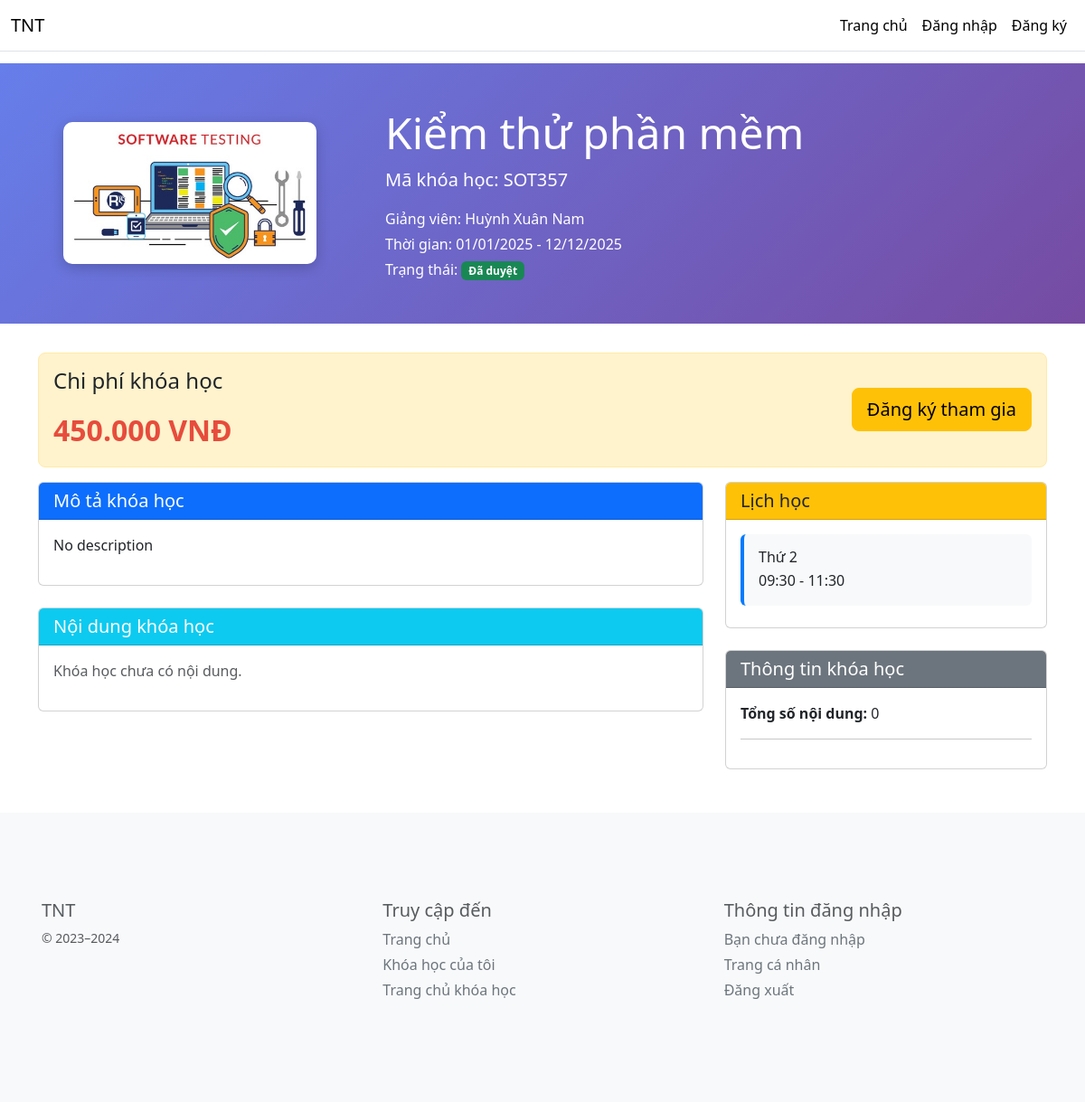
Page /course_preview.php?id=2 on the earlier database version.
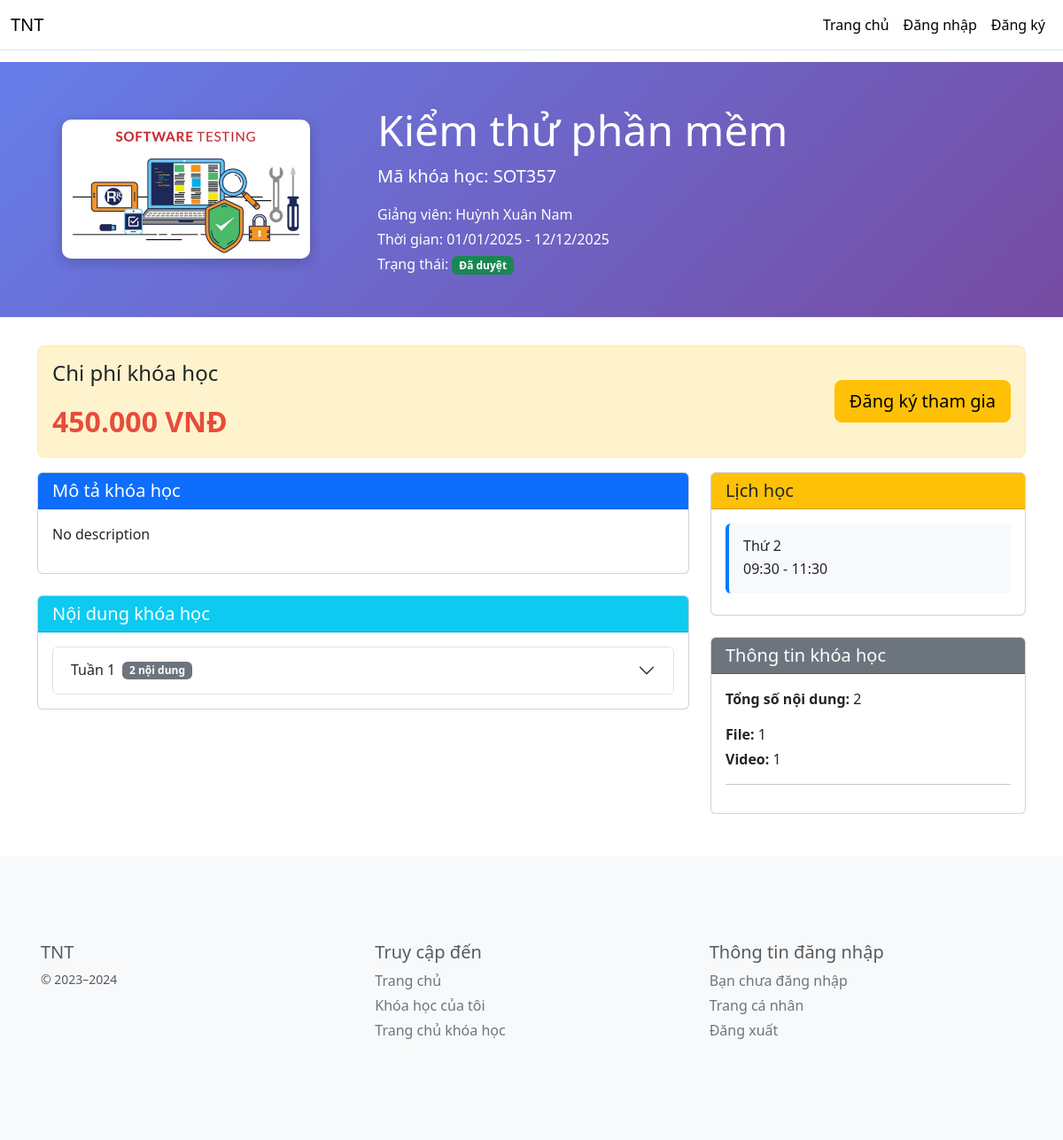
Same page on the later database version.
### tables this page shows
CREATE TABLE `course_schedule` (
  `course_schedule_id` int(11) NOT NULL,
  `course_id` int(11) NOT NULL,
  `day_of_week` varchar(1) NOT NULL,
  `start_time` time NOT NULL,
  `end_time` time NOT NULL
);

CREATE TABLE `topics` (
  `topic_id` int(11) NOT NULL,
  `title_topic` varchar(255) NOT NULL,
  `course_id` int(11) DEFAULT NULL,
  `description` text DEFAULT NULL,
  `created_by` int(11) DEFAULT NULL,
  `created_at` timestamp NOT NULL DEFAULT current_timestamp()
);

### course_preview.php (the view, shortened to what the changed rows need)
<?php
include('layout.php');
include_once('config/connect.php');
$course_id = intval($_GET['id']);
$course_sql = "SELECT c.*, u.full_name as teacher_name
               FROM course c
               LEFT JOIN user u ON c.teacher_id = u.user_id
               WHERE c.course_id = $course_id";
$course_result = mysqli_query($dbconnect, $course_sql);
$course = mysqli_fetch_assoc($course_result);
$schedule_sql = "SELECT * FROM course_schedule WHERE course_id = $course_id";
$schedule_result = mysqli_query($dbconnect, $schedule_sql);
$topics_sql = "SELECT ct.*,
               (SELECT COUNT(*) FROM course_contents cc WHERE cc.topic_id = ct.topic_id) as content_count
               FROM topics ct
               WHERE ct.course_id = $course_id
               ORDER BY ct.created_at";
$topics_result = mysqli_query($dbconnect, $topics_sql);
function getDayOfWeek($day) {
    $days = [
        '2' => 'Thứ 2',
        '3' => 'Thứ 3',
        '4' => 'Thứ 4',
        '5' => 'Thứ 5',
        '6' => 'Thứ 6',
        '7' => 'Thứ 7',
        '8' => 'Chủ nhật'
    ];
    return isset($days[$day]) ? $days[$day] : 'Không xác định';
}
?>
<!DOCTYPE html>
<html lang="vi">
<head>
</head>
<body>
    <div class="course-header">
        <div class="container">
            <div class="row align-items-center">
                <div class="col-md-8 course-info">
                    <h1 class="display-5"><?php echo $course['course_name']; ?></h1>
                </div>
            </div>
        </div>
    </div>
    <div class="container">
        <div class="row">
            <div class="col-md-8">
                <div class="card mb-4">
                    <div class="card-body">
                        <?php if (mysqli_num_rows($topics_result) > 0): ?>
                            <div class="accordion" id="courseAccordion">
                                <?php
                                $topic_index = 0;
                                while ($topic = mysqli_fetch_assoc($topics_result)):
                                    $topic_index++;
                                ?>
                                    <div class="accordion-item">
                                        <h2 class="accordion-header" id="heading<?php echo $topic_index; ?>">
                                            <button class="accordion-button collapsed" type="button"
                                                    data-bs-toggle="collapse"
                                                    data-bs-target="#collapse<?php echo $topic_index; ?>"
                                                    aria-expanded="false"
                                                    aria-controls="collapse<?php echo $topic_index; ?>">
                                                <?php echo $topic['title_topic']; ?>
                                                <span class="badge bg-secondary ms-2"><?php echo $topic['content_count']; ?> nội dung</span>
                                            </button>
                                        </h2>
                                    </div>
                                <?php endwhile; ?>
                            </div>
                        <?php else: ?>
                            <p class="text-muted">Khóa học chưa có nội dung.</p>
                        <?php endif; ?>
                    </div>
                </div>
            </div>
            <div class="col-md-4">
                <div class="card mb-4">
                    <div class="card-body">
                        <?php if (mysqli_num_rows($schedule_result) > 0): ?>
                            <?php while ($schedule = mysqli_fetch_assoc($schedule_result)): ?>
                                <div class="schedule-card p-3 mb-2 bg-light rounded">
                                    <h6 class="mb-1"><?php echo getDayOfWeek($schedule['day_of_week']); ?></h6>
                                    <p class="mb-0">
                                        <?php echo date('H:i', strtotime($schedule['start_time'])); ?> -
                                        <?php echo date('H:i', strtotime($schedule['end_time'])); ?>
                                    </p>
                                </div>
                            <?php endwhile; ?>
                        <?php else: ?>
                            <p class="text-muted">Chưa có lịch học.</p>
                        <?php endif; ?>
                    </div>
                </div>
                <div class="card">
                    <div class="card-body">
                        <?php
                        $stats_sql = "SELECT content_type, COUNT(*) as count
                                     FROM course_contents cc
                                     INNER JOIN topics ct ON cc.topic_id = ct.topic_id
                                     WHERE ct.course_id = $course_id
                                     GROUP BY content_type";
                        $stats_result = mysqli_query($dbconnect, $stats_sql);
                        $total_contents = 0;
                        $content_types = [];
                        while ($stat = mysqli_fetch_assoc($stats_result)) {
                            $content_types[$stat['content_type']] = $stat['count'];
                            $total_contents += $stat['count'];
                        }
                        ?>
                        <p><strong>Tổng số nội dung:</strong> <?php echo $total_contents; ?></p>
                        <?php foreach($content_types as $type => $count): ?>
                            <p class="mb-1">
                                <strong><?php echo ucfirst($type); ?>:</strong>
                                <?php echo $count; ?>
                            </p>
                        <?php endforeach; ?>
                        <hr>
                    </div>
                </div>
            </div>
        </div>
    </div>
</body>
</html>

Differences in the rows shown:
added topics: title_topic "Tuần 1", content_count "2"
Other differences:
$total_contents: "0" → "2"
new list line: "File : 1"
new list line: "Video : 1"
text no longer shown: "Khóa học chưa có nội dung."
